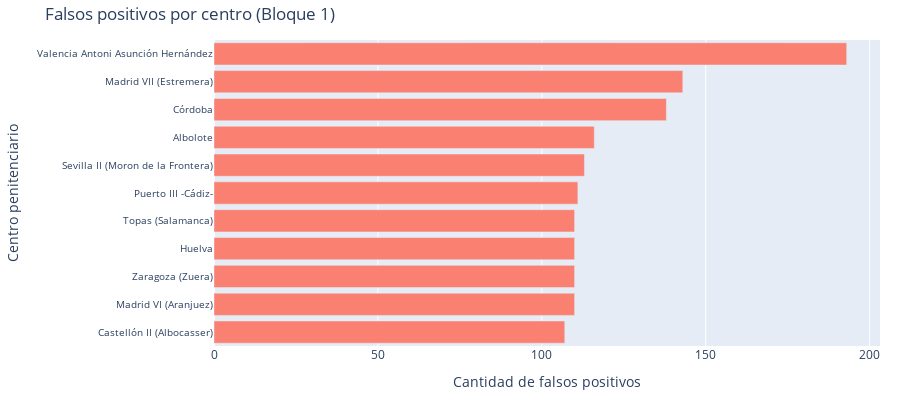
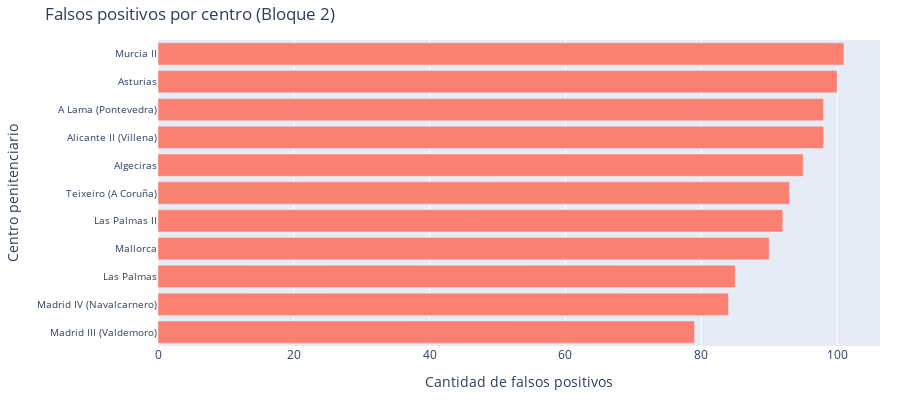
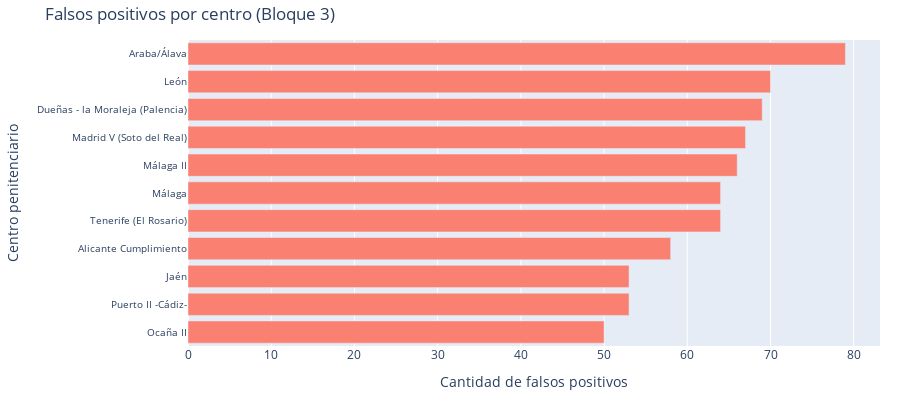
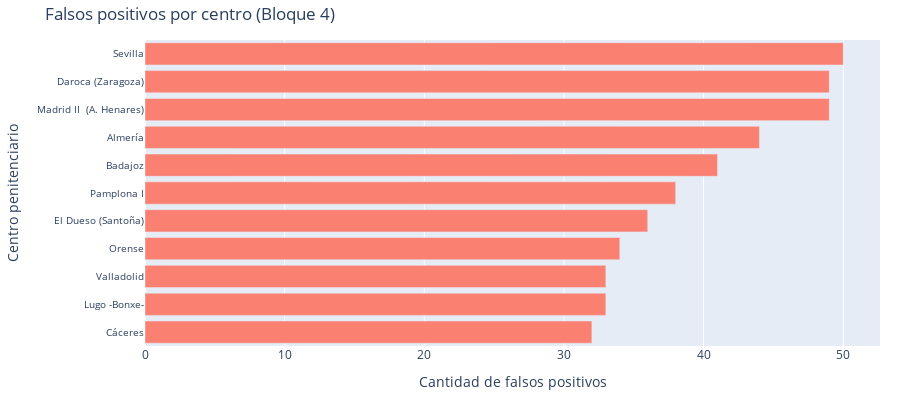

Notebook cell for these charts, in order:
### Code cell
import plotly.express as px
import pandas as pd
import numpy as np

# Obtener los datos y ordenarlos de mayor a menor
fp_por_centro = errores_falsos_positivos['Centro'].value_counts().sort_values(ascending=False)

# Crear DataFrame para Plotly
df_plot = fp_por_centro.reset_index()
df_plot.columns = ['Centro', 'Falsos_Positivos']

# Número de divisiones
n_divisiones = 8
centros_totales = len(df_plot)
tamaño_bloque = int(np.ceil(centros_totales / n_divisiones))

# Crear 8 gráficos ordenados visualmente
for i in range(n_divisiones):
    start_idx = i * tamaño_bloque
    end_idx = min((i + 1) * tamaño_bloque, centros_totales)
    subset = df_plot.iloc[start_idx:end_idx].copy()

    # Ordenar de mayor a menor y fijar el orden del eje Y
    subset = subset.sort_values(by='Falsos_Positivos', ascending=False)
    subset['Centro'] = pd.Categorical(subset['Centro'], categories=subset['Centro'], ordered=True)

    fig = px.bar(
        subset,
        x='Falsos_Positivos',
        y='Centro',
        orientation='h',
        title=f'Falsos positivos por centro (Bloque {i + 1})',
        labels={'Falsos_Positivos': 'Cantidad de falsos positivos', 'Centro': 'Centro penitenciario'},
        color_discrete_sequence=['salmon']
    )

    fig.update_layout(
    yaxis=dict(
        tickfont=dict(size=10),
        categoryorder='total ascending'  # Fuerza el orden de mayor a menor en barras horizontales
    ),
    margin=dict(l=100, r=20, t=40, b=40),
    height=400)


    fig.show()

### Figure 1 — Plotly figure (JSON) as saved in the notebook; plotly's stock layout.template omitted (floating-point values rounded to 4 significant figures)
{"data": [{"hovertemplate": "Cantidad de falsos positivos=%{x}<br>Centro penitenciario=%{y}<extra></extra>", "legendgroup": "", "marker": {"color": "salmon", "pattern": {"shape": ""}}, "name": "", "orientation": "h", "showlegend": false, "textposition": "auto", "type": "bar", "x": [193, 143, 138, 116, 113, 111, 110, 110, 110, 110, 107], "xaxis": "x", "y": ["Valencia Antoni Asunción Hernández", "Madrid VII (Estremera)", "Córdoba", "Albolote", "Sevilla II (Moron de la Frontera)", "Puerto III -Cádiz-", "Madrid VI (Aranjuez)", "Zaragoza (Zuera)", "Huelva", "Topas (Salamanca)", "Castellón II (Albocasser)"], "yaxis": "y"}], "layout": {"barmode": "relative", "height": 400, "legend": {"tracegroupgap": 0}, "margin": {"b": 40, "l": 100, "r": 20, "t": 40}, "title": {"text": "Falsos positivos por centro (Bloque 1)"}, "xaxis": {"anchor": "y", "domain": [0, 1], "title": {"text": "Cantidad de falsos positivos"}}, "yaxis": {"anchor": "x", "categoryorder": "total ascending", "domain": [0, 1], "tickfont": {"size": 10}, "title": {"text": "Centro penitenciario"}}}}

### Figure 2 — Plotly figure (JSON) as saved in the notebook; plotly's stock layout.template omitted (floating-point values rounded to 4 significant figures)
{"data": [{"hovertemplate": "Cantidad de falsos positivos=%{x}<br>Centro penitenciario=%{y}<extra></extra>", "legendgroup": "", "marker": {"color": "salmon", "pattern": {"shape": ""}}, "name": "", "orientation": "h", "showlegend": false, "textposition": "auto", "type": "bar", "x": [101, 100, 98, 98, 95, 93, 92, 90, 85, 84, 79], "xaxis": "x", "y": ["Murcia II", "Asturias", "Alicante II (Villena)", "A Lama (Pontevedra)", "Algeciras", "Teixeiro (A Coruña)", "Las Palmas II", "Mallorca", "Las Palmas", "Madrid IV (Navalcarnero)", "Madrid III (Valdemoro)"], "yaxis": "y"}], "layout": {"barmode": "relative", "height": 400, "legend": {"tracegroupgap": 0}, "margin": {"b": 40, "l": 100, "r": 20, "t": 40}, "title": {"text": "Falsos positivos por centro (Bloque 2)"}, "xaxis": {"anchor": "y", "domain": [0, 1], "title": {"text": "Cantidad de falsos positivos"}}, "yaxis": {"anchor": "x", "categoryorder": "total ascending", "domain": [0, 1], "tickfont": {"size": 10}, "title": {"text": "Centro penitenciario"}}}}

### Figure 3 — Plotly figure (JSON) as saved in the notebook; plotly's stock layout.template omitted (floating-point values rounded to 4 significant figures)
{"data": [{"hovertemplate": "Cantidad de falsos positivos=%{x}<br>Centro penitenciario=%{y}<extra></extra>", "legendgroup": "", "marker": {"color": "salmon", "pattern": {"shape": ""}}, "name": "", "orientation": "h", "showlegend": false, "textposition": "auto", "type": "bar", "x": [79, 70, 69, 67, 66, 64, 64, 58, 53, 53, 50], "xaxis": "x", "y": ["Araba/Álava", "León", "Dueñas - la Moraleja (Palencia)", "Madrid V (Soto del Real)", "Málaga II", "Tenerife (El Rosario)", "Málaga", "Alicante Cumplimiento", "Puerto II -Cádiz-", "Jaén", "Ocaña II"], "yaxis": "y"}], "layout": {"barmode": "relative", "height": 400, "legend": {"tracegroupgap": 0}, "margin": {"b": 40, "l": 100, "r": 20, "t": 40}, "title": {"text": "Falsos positivos por centro (Bloque 3)"}, "xaxis": {"anchor": "y", "domain": [0, 1], "title": {"text": "Cantidad de falsos positivos"}}, "yaxis": {"anchor": "x", "categoryorder": "total ascending", "domain": [0, 1], "tickfont": {"size": 10}, "title": {"text": "Centro penitenciario"}}}}

### Figure 4 — Plotly figure (JSON) as saved in the notebook; plotly's stock layout.template omitted (floating-point values rounded to 4 significant figures)
{"data": [{"hovertemplate": "Cantidad de falsos positivos=%{x}<br>Centro penitenciario=%{y}<extra></extra>", "legendgroup": "", "marker": {"color": "salmon", "pattern": {"shape": ""}}, "name": "", "orientation": "h", "showlegend": false, "textposition": "auto", "type": "bar", "x": [50, 49, 49, 44, 41, 38, 36, 34, 33, 33, 32], "xaxis": "x", "y": ["Sevilla", "Madrid II  (A. Henares)", "Daroca (Zaragoza)", "Almería", "Badajoz", "Pamplona I", "El Dueso (Santoña)", "Orense", "Lugo -Bonxe-", "Valladolid", "Cáceres"], "yaxis": "y"}], "layout": {"barmode": "relative", "height": 400, "legend": {"tracegroupgap": 0}, "margin": {"b": 40, "l": 100, "r": 20, "t": 40}, "title": {"text": "Falsos positivos por centro (Bloque 4)"}, "xaxis": {"anchor": "y", "domain": [0, 1], "title": {"text": "Cantidad de falsos positivos"}}, "yaxis": {"anchor": "x", "categoryorder": "total ascending", "domain": [0, 1], "tickfont": {"size": 10}, "title": {"text": "Centro penitenciario"}}}}
